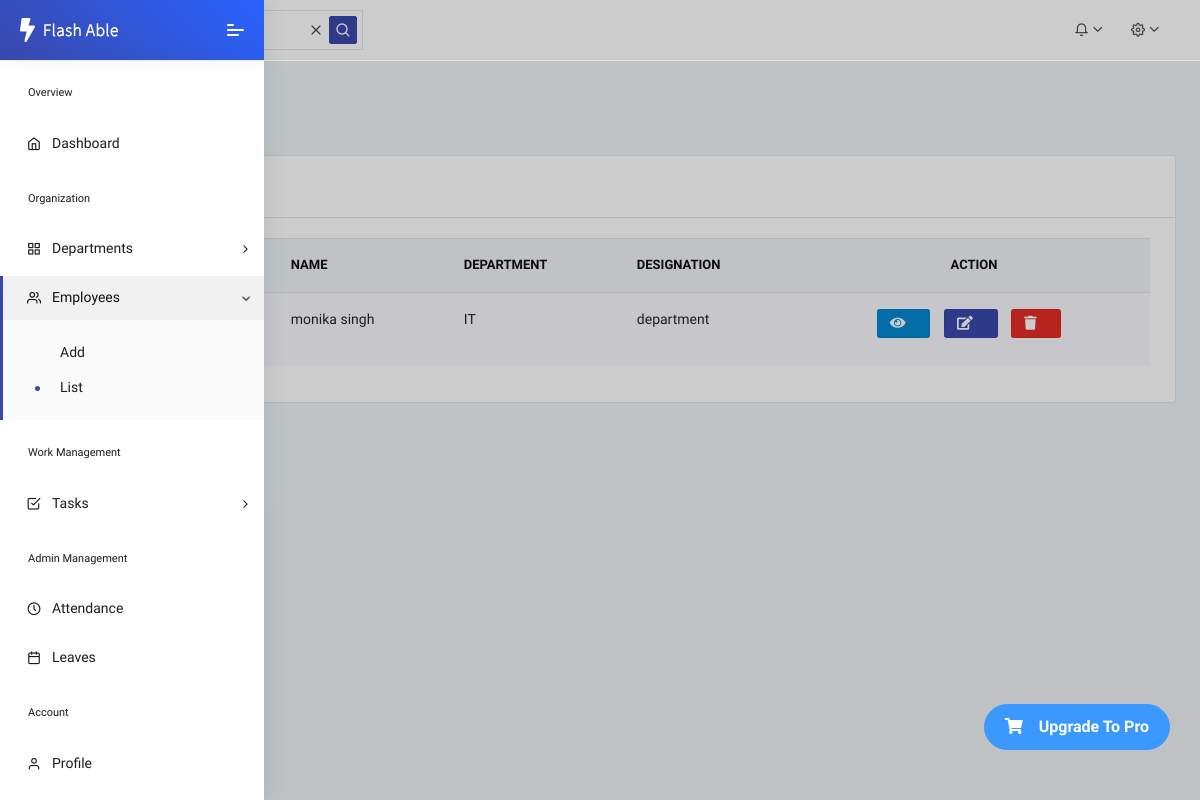
/list_employee/, run on an earlier commit of the app's database.
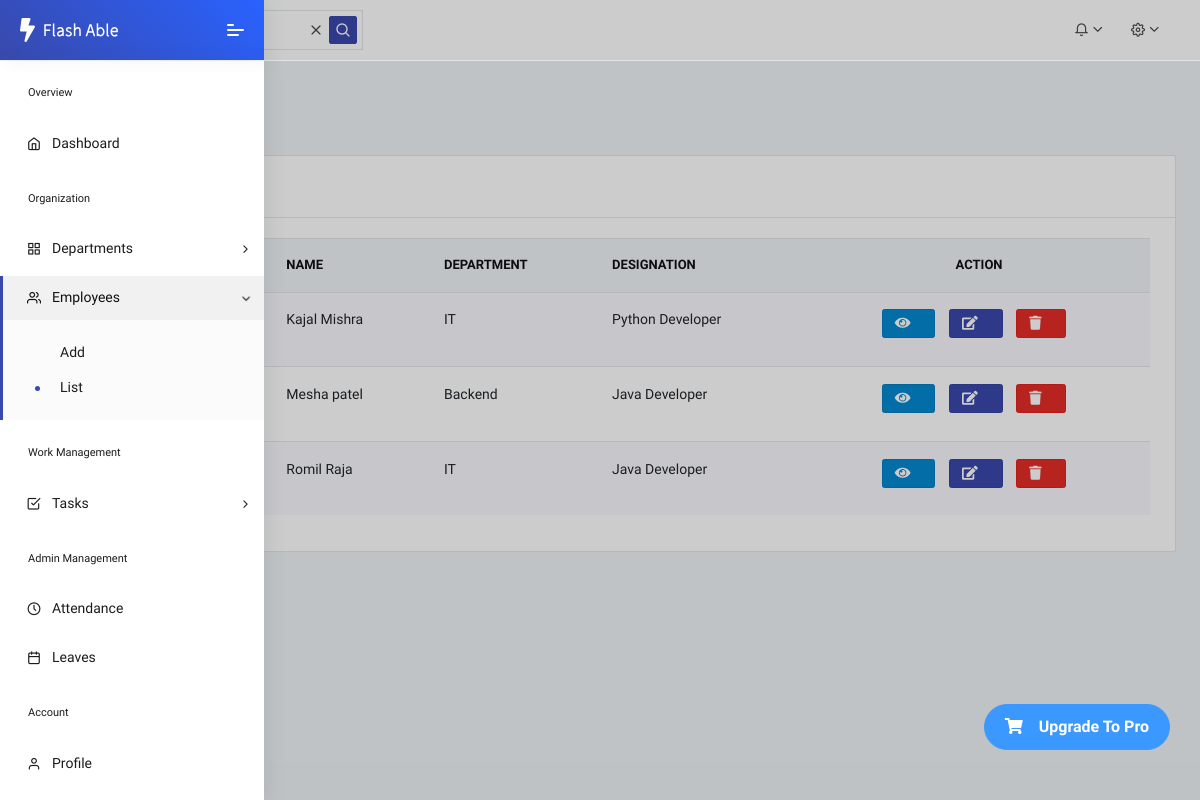
And on a later commit of the database.
### core/models.py (models this page shows, shortened)
class EmployeeProfile(models.Model):
    user = models.OneToOneField(User, on_delete=models.CASCADE)
    department = models.ForeignKey(
        Department,
        on_delete=models.SET_NULL,
        null=True,
        blank=True
    )
    designation = models.CharField(max_length=100)
    salary = models.DecimalField(max_digits=10, decimal_places=2)
    join_date = models.DateField(auto_now_add=True)
    experience = models.PositiveIntegerField(
        help_text="Years of experience",
        null=True,
        blank=True
    )

class User(AbstractUser):
    ROLE_CHOICES = [
        ("ADMIN", "Admin"),
        ("EMPLOYEE", "Employee"),
    ]
    role = models.CharField(max_length=20, choices=ROLE_CHOICES)
    phone = models.CharField(max_length=15, blank=True)
    address = models.TextField(blank=True)
    email = models.EmailField(unique = True)
    profile_pic = models.ImageField(
        upload_to="profile_pics/",
        default="profile_pics/default.png",
        blank=True
    )
    otp = models.IntegerField(null=True, blank=True)
    otp_created_at = models.DateTimeField(null=True,blank=True)
    otp_attempts = models.IntegerField(default=0)

class Department(models.Model):
    name = models.CharField(max_length=100)
    description = models.TextField(blank=True)

### core/views.py (the view)
# urls.py: path('list_employee/', views.list_employee, name='list-employee'),
def list_employee(request):
    employees = EmployeeProfile.objects.select_related('user','department')
    context = {
        'employees' : employees
    }
    return render(request,'employee/Employee_list.html',context)

### core/templates/employee/Employee_list.html (shortened to what this page needs)
{% extends 'dashboard/Admin_Dashboard.html' %}
{% load static %}
{% block mein %}
<div class="pcoded-main-container">
    <div class="pcoded-wrapper">
        <div class="pcoded-content">
            <div class="pcoded-inner-content">
                <div class="main-body">
                    <div class="page-wrapper">
                        <div class="page-header">
                            <div class="page-block">
                                <div class="row align-items-center">
                                    <div class="col-md-12">
                                        <div class="page-header-title">
                                            <h5 class="m-b-10">Sample Page</h5>
                                        </div>
                                        <ul class="breadcrumb">
                                            <li class="breadcrumb-item"><a href="index.html"></a></li>
                                            <li class="breadcrumb-item"><a href="#!">Sample Page</a></li>
                                        </ul>
                                    </div>
                                </div>
                            </div>
                        </div>
                        <div class="row">
                            <div class="col-xl-12">
                                <div class="card">
                                    <div class="card-header">
                                        <h5>Employee List</h5>
                                    </div>
                                    <div class="card-body table-border-style">
                                        <div class="table-responsive">
                                            <table class="table table-striped">
                                                <thead>
                                                    <tr>
                                                        <th>#</th>
                                                        <th>Photo</th>
                                                        <th>Name</th>
                                                        <th>Department</th>
                                                        <th>Designation</th>
                                                        <th class="text-center">Action</th>
                                                    </tr>
                                                </thead>
                                                <tbody>
                                                {% for emp in employees %}
                                                    <tr>
                                                        <td>{{ forloop.counter }}</td>
                                                        <td>
                                                        </td>
                                                        <td>
                                                            {{ emp.user.first_name }}
                                                            {{ emp.user.last_name }}
                                                        </td>
                                                        <td>
                                                            {{ emp.department.name }}
                                                        </td>
                                                        <td>
                                                            {{ emp.designation }}
                                                        </td>
                                                        <td class="text-center">
                                                            <a class="btn btn-info btn-sm " href="{% url 'show-employee' pk=emp.id %}" >
                                                                <i class="fa fa-eye"></i>
                                                              </a>
                                                              <a class="btn btn-primary btn-sm " href="{% url 'edit-employee' pk=emp.id %}" >
                                                                <i class="fa fa-edit"></i>
                                                              </a>
                                                              <a class="btn btn-danger btn-sm " href="{% url 'delete-employee' pk=emp.id %}" >
                                                                <i class="fa fa-trash"></i>
                                                              </a>
                                                        </td>
                                                    </tr>
                                                {% endfor %}
                                                </tbody>
                                            </table>
                                        </div>
                                    </div>
                                </div>
                            </div>
                        </div>
                    </div>
                </div>
            </div>
        </div>
    </div>
</div>
{% endblock %}

### core/templates/dashboard/Admin_Dashboard.html (shortened to what this page needs)
{% load static %}
<!DOCTYPE html>
<html lang="en">
<head>
	<link rel="stylesheet" href="{% static 'assets/fonts/fontawesome/css/fontawesome-all.min.css' %}">
	<link rel="stylesheet" href="{% static 'assets/plugins/animation/css/animate.min.css' %}">
	<link rel="stylesheet" href="{% static 'assets/css/style.css' %}">
	<link href="https://cdn.jsdelivr.net/npm/bootstrap-icons@1.11.3/font/bootstrap-icons.css" rel="stylesheet">
</head>
<body class="">
	<nav class="pcoded-navbar menupos-fixed menu-light brand-blue ">
		<div class="navbar-wrapper ">
			<div class="navbar-brand header-logo">
				<a href="index.html" class="b-brand">
					<img src="{% static 'assets/images/logo.svg' %}" alt="" class="logo images">
				</a>
				<a class="mobile-menu" id="mobile-collapse" href="#!"><span></span></a>
			</div>
			<div class="navbar-content scroll-div">
				<ul class="nav pcoded-inner-navbar">
					<li class="nav-item pcoded-menu-caption">
						<label>Overview</label>
					</li>
					<li class="nav-item">
						<a href="{% url 'admin-dashboard' %}" class="nav-link"><span class="pcoded-micon"><i class="feather icon-home"></i></span><span class="pcoded-mtext">Dashboard</span></a>
					</li>
					<li class="nav-item pcoded-menu-caption">
						<label>Organization</label>
					</li>
					<li class="nav-item pcoded-hasmenu">
						<a href="#!" class="nav-link"><span class="pcoded-micon"><i class="feather icon-grid"></i></span><span class="pcoded-mtext">Departments</span></a>
					</li>
					<li class="nav-item pcoded-hasmenu">
						<a href="#!" class="nav-link"><span class="pcoded-micon"><i class="feather icon-users"></i></span><span class="pcoded-mtext">Employees</span></a>
						<ul class="pcoded-submenu">
							<li class=""><a href="{% url 'add-employee' %}" class="">Add</a></li>
							<li class=""><a href="{% url 'list-employee' %}" class="">List</a></li>
						</ul>
					</li>
					<li class="nav-item pcoded-menu-caption">
						<label>Work Management</label>
					</li>
					<li class="nav-item pcoded-hasmenu">
						<a href="#!" class="nav-link"><span class="pcoded-micon"><i class="feather icon-check-square"></i></span><span class="pcoded-mtext">Tasks</span></a>
					</li>
					<li class="nav-item pcoded-menu-caption">
						<label>Admin Management</label>
					</li>
					<li class="nav-item">
						<a href="" class="nav-link"><span class="pcoded-micon"><i class="feather icon-clock"></i></span><span class="pcoded-mtext">Attendance</span></a>
					</li>
					<li class="nav-item">
						<a href="{% url 'leave-list'  %}" class="nav-link"><span class="pcoded-micon"><i class="feather icon-calendar"></i></span><span class="pcoded-mtext">Leaves</span></a>
					</li>
					<li class="nav-item pcoded-menu-caption">
						<label>Account</label>
					</li>
					<li class="nav-item">
						<a href="" class="nav-link"><span class="pcoded-micon"><i class="feather icon-user"></i></span><span class="pcoded-mtext">Profile</span></a>
					</li>
					<li class="nav-item pcoded-menu-caption">
					</li>
				</ul>
			</div>
		</div>
	</nav>
	<header class="navbar pcoded-header navbar-expand-lg navbar-light headerpos-fixed">
		<div class="collapse navbar-collapse">
			<ul class="navbar-nav mr-auto">
				<li class="nav-item">
					<div class="main-search open">
						<div class="input-group">
							<a href="#!" class="input-group-append search-close">
								<i class="feather icon-x input-group-text"></i>
							</a>
							<span class="input-group-append search-btn btn btn-primary">
								<i class="feather icon-search input-group-text"></i>
							</span>
						</div>
					</div>
				</li>
			</ul>
			<ul class="navbar-nav ml-auto">
				<li>
					<div class="dropdown">
						<a class="dropdown-toggle" href="#" data-toggle="dropdown"><i class="icon feather icon-bell"></i></a>
					</div>
				</li>
				<li>
					<div class="dropdown drp-user">
						<a href="#" class="dropdown-toggle" data-toggle="dropdown">
							<i class="icon feather icon-settings"></i>
						</a>
					</div>
				</li>
			</ul>
		</div>
	</header>
	{% block mein %}{% endblock %}
</body>
</html>

What changed in the data, as far as the page shows it:
removed EmployeeProfile: user.first_name "monika", user.last_name "singh", department.name "IT", designation "department"
added EmployeeProfile: user.first_name "Kajal", user.last_name "Mishra", department.name "IT", designation "Python Developer"
added EmployeeProfile: user.first_name "Mesha", user.last_name "patel", department.name "Backend", designation "Java Developer"
added EmployeeProfile: user.first_name "Romil", user.last_name "Raja", department.name "IT", designation "Java Developer"
